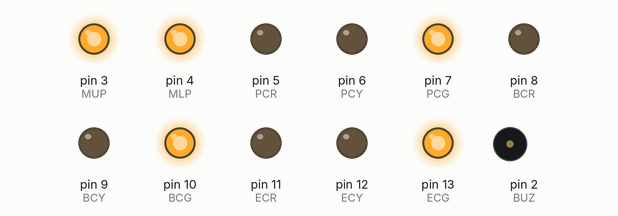
Simulated run of this sketch. Board: Arduino Uno, built with avr-gcc and run on an emulated ATmega328P. On the bench: output pins drawn as LEDs (lit = HIGH), buzzer (waves = sounding, pin HIGH).

Above: at 0.1 s.
At 0.25 s:
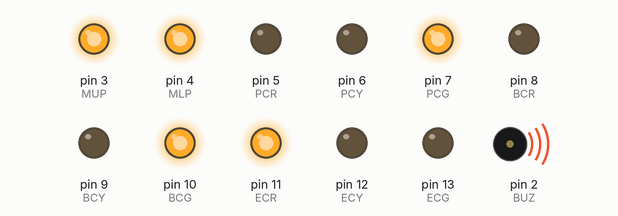
At 0.9 s:
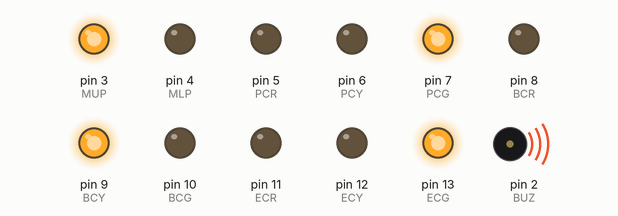
At 1.25 s:
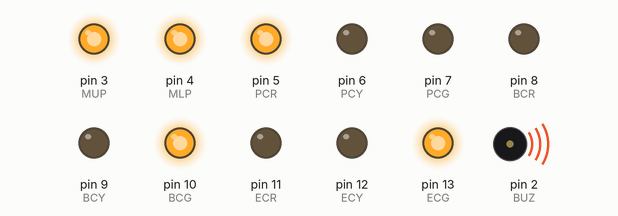
At 1.9 s:
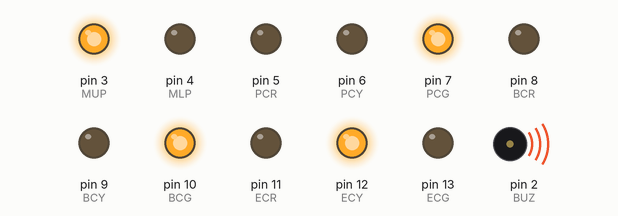
At 2.9 s:
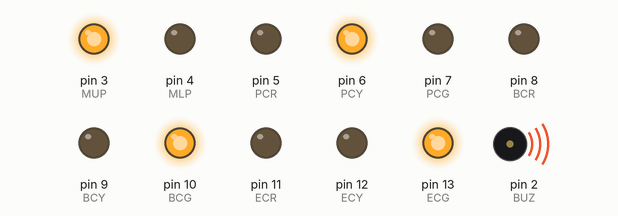
Timing chart, 0 to 3.5 s (numbered marks = the images above):
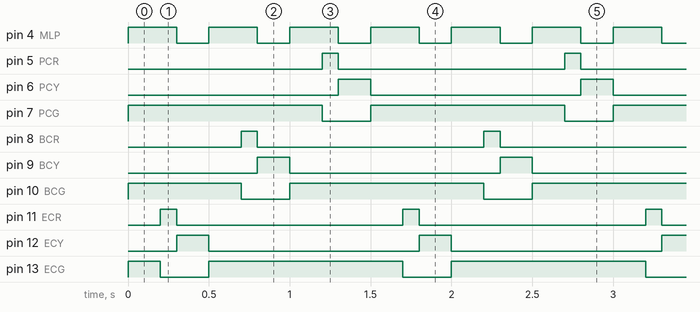

Measured:
- by itself, pin 4 (MLP), pin 2 (BUZ): alternates HIGH for 0.30 s and LOW for 0.20 s
- by itself, pin 5 (PCR), pin 8 (BCR), pin 11 (ECR): alternates HIGH for 0.10 s and LOW for 1.4 s
- by itself, pin 6 (PCY), pin 9 (BCY), pin 12 (ECY): alternates HIGH for 0.20 s and LOW for 1.3 s
- by itself, pin 7 (PCG), pin 10 (BCG), pin 13 (ECG): alternates HIGH for 1.2 s and LOW for 0.30 s

The sketch:

arduino.ino
```cpp
// Economic Class LEDs
#define EC 1    // Economic Class ID
#define ECG 13  // Economic Class Green LED
#define ECY 12  // Economic Class Yellow LED
#define ECR 11  // Economic Class Red LED

// Business Class LEDs
#define BC 2    // Business Class ID
#define BCG 10  // Business Class Green LED
#define BCY 9   // Business Class Yellow LED
#define BCR 8   // Business Class Red LED

// Pilot Cabin LEDs
#define PC 3    // Pilot Cabin ID
#define PCG 7   // Pilot Cabin Green LED
#define PCY 6   // Pilot Cabin Yellow LED
#define PCR 5   // Pilot Cabin Red LED

// Motor
#define MUP 3   // Motor Upper Pin
#define MLP 4   // Motor Lower Pin

// Buzzer
#define BUZ 2   // Buzzzer Pin

void setup() {
  // Register all LEDs (Default state: LOW)
  pinMode(ECG, OUTPUT); digitalWrite(ECG, LOW);
  pinMode(ECY, OUTPUT); digitalWrite(ECY, LOW);
  pinMode(ECR, OUTPUT); digitalWrite(ECR, LOW);
  pinMode(BCG, OUTPUT); digitalWrite(BCG, LOW);
  pinMode(BCY, OUTPUT); digitalWrite(BCY, LOW);
  pinMode(BCR, OUTPUT); digitalWrite(BCR, LOW);
  pinMode(PCG, OUTPUT); digitalWrite(PCG, LOW);
  pinMode(PCY, OUTPUT); digitalWrite(PCY, LOW);
  pinMode(PCR, OUTPUT); digitalWrite(PCR, LOW);
  // Register Motor and disable
  pinMode(MUP, OUTPUT); digitalWrite(MUP, LOW);
  pinMode(MLP, OUTPUT); digitalWrite(MLP, LOW);
  // Register Buzzer and disable
  pinMode(BUZ, OUTPUT); digitalWrite(BUZ, LOW);

  // All pressure levels normal in the beginning
  safePressure(1);
  safePressure(2);
  safePressure(3);
}

void loop() {
  for (int i = 1; i <= 3; i++) {
    delay(200);
    unSafePressure(i);
    delay(100);
    increasePressure(i);
    delay(200);
    safePressure(i);
  }
}

void safePressure(int cabin) {
  /* Turns off Buzzer & Turns on Cabin's Green LED */
  switch (cabin) {
    case EC:
      digitalWrite(ECG, HIGH);
      digitalWrite(ECY, LOW);
      digitalWrite(ECR, LOW);
      disableBuzzer();
      stopMotor();
      break;
    case BC:
      digitalWrite(BCG, HIGH);
      digitalWrite(BCY, LOW);
      digitalWrite(BCR, LOW);
      disableBuzzer();
      stopMotor();
      break;
    case PC:
      digitalWrite(PCG, HIGH);
      digitalWrite(PCY, LOW);
      digitalWrite(PCR, LOW);
      disableBuzzer();
      stopMotor();
      break;
  }
}

void unSafePressure(int cabin) {
  /* Turns on Buzzer & Turns on Cabin's Red LED */
  switch (cabin) {
    case EC:
      digitalWrite(ECG, LOW);
      digitalWrite(ECY, LOW);
      digitalWrite(ECR, HIGH);
      enableBuzzer();
      break;
    case BC:
      digitalWrite(BCG, LOW);
      digitalWrite(BCY, LOW);
      digitalWrite(BCR, HIGH);
      enableBuzzer();
      break;
    case PC:
      digitalWrite(PCG, LOW);
      digitalWrite(PCY, LOW);
      digitalWrite(PCR, HIGH);
      enableBuzzer();
      break;
  }
}

void increasePressure(int cabin) {
  /* Motor Clockwise Rotation */
  switch (cabin) {
    case EC:
      digitalWrite(ECG, LOW);
      digitalWrite(ECY, HIGH);
      digitalWrite(ECR, LOW);
      turnMotorClockwise();
      break;
    case BC:
      digitalWrite(BCG, LOW);
      digitalWrite(BCY, HIGH);
      digitalWrite(BCR, LOW);
      turnMotorClockwise();
      break;
    case PC:
      digitalWrite(PCG, LOW);
      digitalWrite(PCY, HIGH);
      digitalWrite(PCR, LOW);
      turnMotorClockwise();
      break;
  }
}

void decreasePressure(int cabin) {
  /* Motor Counter Clockwise Rotation */
  switch (cabin) {
    case EC:
      digitalWrite(ECG, LOW);
      digitalWrite(ECY, HIGH);
      digitalWrite(ECR, LOW);
      turnMotorCounterClockwise();
      break;
    case BC:
      digitalWrite(BCG, LOW);
      digitalWrite(BCY, HIGH);
      digitalWrite(BCR, LOW);
      turnMotorCounterClockwise();
      break;
    case PC:
      digitalWrite(PCG, LOW);
      digitalWrite(PCY, HIGH);
      digitalWrite(PCR, LOW);
      turnMotorCounterClockwise();
      break;
  }
}

void stopMotor() {
  /* Set both Motor pins either HIGH or LOW */
  digitalWrite(MUP, HIGH);
  digitalWrite(MLP, HIGH);
}

void turnMotorClockwise() {
  /* Set both Motor pins either HIGH or LOW */
  digitalWrite(MUP, HIGH);
  digitalWrite(MLP, LOW);
}

void turnMotorCounterClockwise() {
  /* Set both Motor pins either HIGH or LOW */
  digitalWrite(MUP, LOW);
  digitalWrite(MLP, HIGH);
}

void enableBuzzer() {
  /* Enables Buzzer to Beeeep */
  digitalWrite(BUZ, HIGH);
}

void disableBuzzer() {
  /* Disables Buzzer not to Beeeep */
  digitalWrite(BUZ, LOW);
}
```
